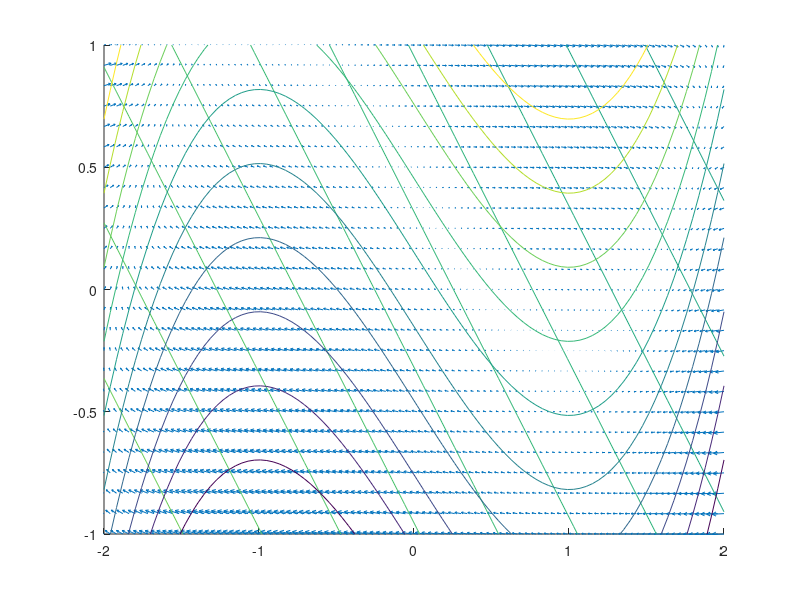

The MATLAB script that drew this image:
x_ = linspace(-2,2,100);
y_ = linspace(-1,1,25);

[x,y] = meshgrid(x_,y_);
a = 0.7;
b = 0.8;
c = 3;
z = -0.4;

u = c*(y + x - (x.^3)/3 + z);
v = -(x - a + b*y)/c;
hold on;
quiver(x,y,u,v);
contour(x,y,v);
contour(x,y,u);
hold off;
